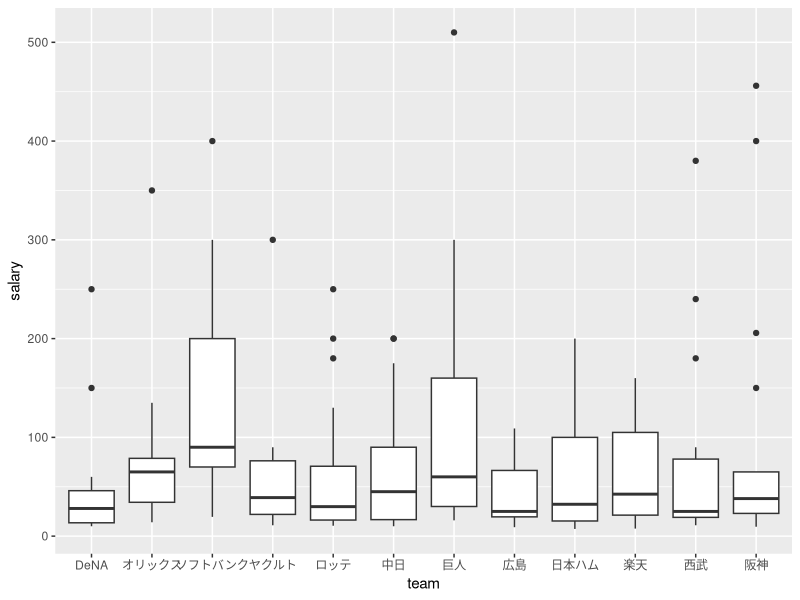

Source code (R):
library(tidyverse)
library(modelr)
library(broom)

data = read_csv('baseball.csv', locale = locale(encoding = "CP932"))
data %>% ggplot(aes(x=team, y=salary)) + geom_boxplot()

# create list-column
data.by_team = data %>% group_by(team) %>% nest()
data.by_team$data[[1]]
salary_model = function(df) {
  lm(salary ~ HR, data = df)
}
data.by_team = data.by_team %>% mutate(model = map(data, salary_model))
# data.glance = data.by_team %>% mutate(glance = map(model, broom::glance)) %>% unnest(glance)
data.by_team.model = data.by_team %>% mutate(tidy = map(model, tidy)) %>% unnest(tidy)
data.by_team.model = data.by_team.model %>% select(team, term, estimate) %>% spread(key = term, value = estimate)
data.by_team.model %>% arrange(desc(HR))
